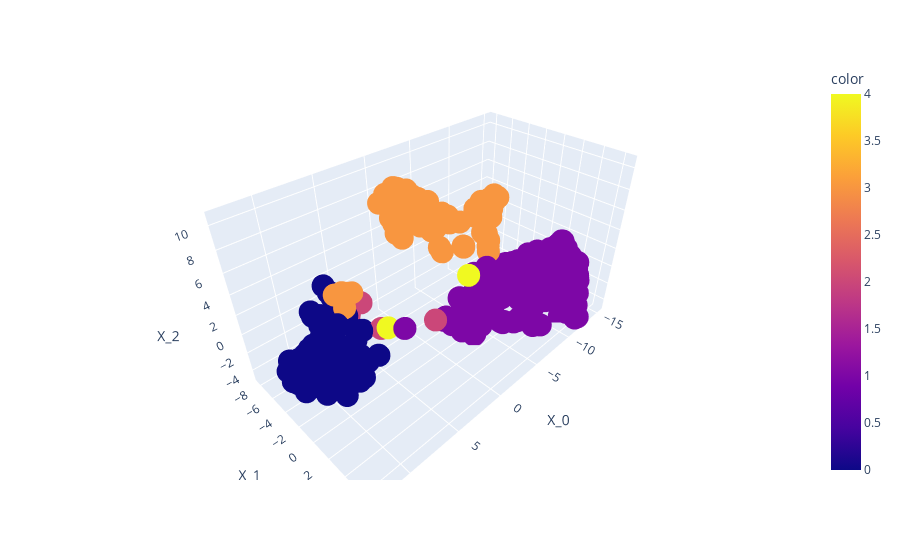

This figure's notebook cell:
### Markdown cell above
Qua possiamo osservare il risultato del clustering sovrapposto a quello del t-SNE.

### Code cell
kmeans = KMeans(n_clusters=5, max_iter=1000,n_init="auto", random_state=42)
results = kmeans.fit_predict(scaled_df)
px.scatter_3d(tsne_df,x="X_0",y="X_1",z="X_2", color=results)

### Figure 1 — Plotly figure (JSON) as saved in the notebook; plotly's stock layout.template omitted (floating-point values rounded to 4 significant figures; data arrays with more than 128 entries replaced by an {"elided": "..."} marker saying what was removed)
{"data": [{"hovertemplate": "X_0=%{x}<br>X_1=%{y}<br>X_2=%{z}<br>color=%{marker.color}<extra></extra>", "legendgroup": "", "marker": {"color": {"elided": "440 int values"}, "coloraxis": "coloraxis", "symbol": "circle"}, "mode": "markers", "name": "", "scene": "scene", "showlegend": false, "type": "scatter3d", "x": {"elided": "440 float values"}, "y": {"elided": "440 float values"}, "z": {"elided": "440 float values"}}], "layout": {"coloraxis": {"colorbar": {"title": {"text": "color"}}, "colorscale": [[0, "#0d0887"], [0.1111, "#46039f"], [0.2222, "#7201a8"], [0.3333, "#9c179e"], [0.4444, "#bd3786"], [0.5556, "#d8576b"], [0.6667, "#ed7953"], [0.7778, "#fb9f3a"], [0.8889, "#fdca26"], [1, "#f0f921"]]}, "legend": {"tracegroupgap": 0}, "margin": {"t": 60}, "scene": {"domain": {"x": [0, 1], "y": [0, 1]}, "xaxis": {"title": {"text": "X_0"}}, "yaxis": {"title": {"text": "X_1"}}, "zaxis": {"title": {"text": "X_2"}}}}}
